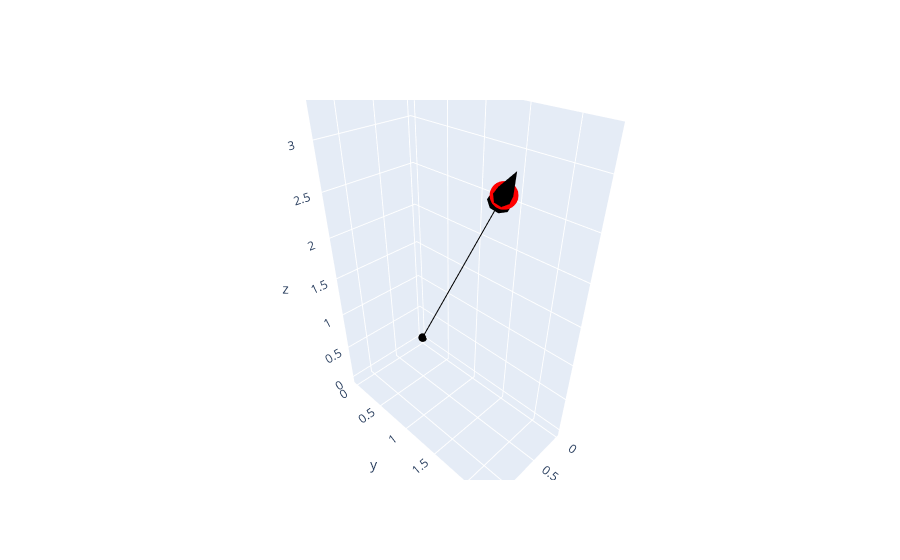

Notebook source saved alongside this figure:
### Markdown cell above
A Vector object has an inbuilt plotly plotter for fast visualization

### Code cell
V = pma.Vector(1,2,3)
f, o = V.quiverly()
f, o = V.scatterly(marker=dict(size=10, color='red'), fig=f)
f.show()
V.quiver3d()
V.scatter3d()
pmp.show()

### Figure 1 — Plotly figure (JSON) as saved in the notebook; plotly's stock layout.template omitted (floating-point values rounded to 4 significant figures)
{"data": [{"line": {"color": "black"}, "marker": {"size": 0}, "name": "Vector", "showlegend": false, "type": "scatter3d", "x": [0, 1], "y": [0, 2], "z": [0, 3]}, {"colorscale": [[0, "black"], [1, "black"]], "showscale": false, "type": "cone", "u": [0.2], "v": [0.4], "w": [0.6], "x": [1], "y": [2], "z": [3]}, {"marker": {"color": "red", "size": 10}, "showlegend": false, "type": "scatter3d", "x": [1], "y": [2], "z": [3]}], "layout": {}}
